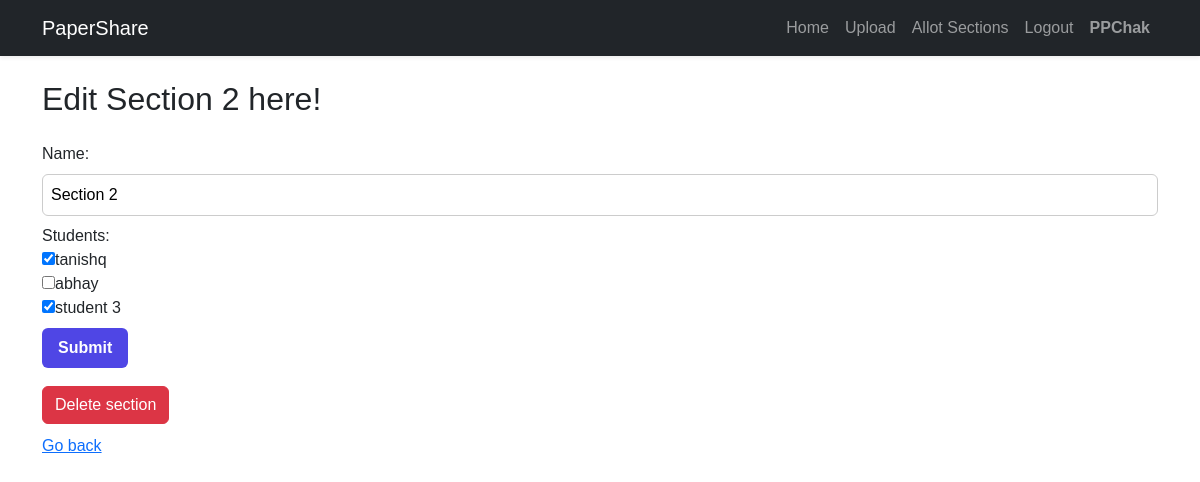
/edit_section/5 (signed in), run on the app's committed database.
### paper/models.py (models this page shows)
class User(AbstractUser):
    DESIGNATION_CHOICES = [
        ('student', 'Student'),
        ('professor', 'Professor'),
    ]
    designation = models.CharField(max_length=10, choices=DESIGNATION_CHOICES,default='student')

class Section(models.Model):
    name = models.CharField(max_length=100, default="")
    students = models.ManyToManyField(User,related_name="my_section")

### paper/views.py (the view, shortened to what this page needs)
# urls.py: path('edit_section/<int:section_id>', views.edit_section, name="edit_section"),
def edit_section(request, section_id):
    if request.user.designation != 'professor':
        return HttpResponseRedirect(reverse('index'))
    section = Section.objects.get(pk=section_id)
    return render(request, 'paper/edit.html',{
        'section':section,
        'students':User.objects.filter(designation ="student"),
        'form':SectionForm()
    })

### paper/views.py
class SectionForm(forms.ModelForm):
    class Meta:
        model = Section
        fields = ['name', 'students']

### paper/templates/paper/edit.html (shortened to what this page needs)
{% extends 'paper/layout.html' %}
{% block body %}
<h2>Edit {{section.name}} here!</h2>
<form action="{% url 'edit_section' section.id %}" method="POST">
    <label for="id_name">Name:</label>
    <input type="text" name="name" maxlength="100" required id="id_name" value="{{section.name}}">
    <label for="id_students">Students:</label><br>
    {% for student in students %}
        {% if student in section.students.all %}
        <label><input type="checkbox" name="students" value="{{student.id}}" checked>{{student.username}}</label><br>
        {% else %}
        <label><input type="checkbox" name="students" value="{{student.id}}">{{student.username}}</label><br>
        {% endif %}
    {% endfor %}
    <button type="submit">Submit</button>
</form>
<form action="{% url 'edit_section' section.id %}" method="post">
    <button type="submit" name="form_type" value="delete" class="btn btn-danger">Delete section</button>
</form>
<a href="{% url 'allot' %}">Go back</a>
{% endblock %}

### paper/templates/paper/layout.html (shortened to what this page needs)
{% load static %}
<!DOCTYPE html>
<html lang="en">
<head>
    <link rel="stylesheet" href="https://cdn.jsdelivr.net/npm/bootstrap@5.3.0/dist/css/bootstrap.min.css">
    <link rel="stylesheet" href="/static/paper/layout.css">
</head>
<body>
    <nav class="navbar navbar-expand-lg navbar-dark bg-dark shadow-sm">
        <div class="container">
            <a class="navbar-brand" href="{% url 'index' %}">PaperShare</a>
            <div class="collapse navbar-collapse" id="navbarNav">
                <ul class="navbar-nav ms-auto text-center">
                    {% if request.user.is_authenticated %}
                    <li class="nav-item"><a class="nav-link" href="{% url 'index' %}">Home</a></li>
                    {% if request.user.designation == "professor" %}
                    <li class="nav-item"><a class="nav-link" href="{% url 'upload' %}">Upload</a></li>
                    <li class="nav-item"><a class="nav-link" href="{% url 'allot' %}">Allot Sections</a></li>
                    {% endif %}
                    <li class="nav-item"><a class="nav-link" href="{% url 'logout' %}">Logout</a></li>
                    {% else %}
                    <li class="nav-item"><a class="nav-link" href="{% url 'login' %}">Login</a></li>
                    <li class="nav-item"><a class="nav-link" href="{% url 'register' %}">Register</a></li>
                    {% endif %}
                    {% if request.user.is_authenticated %}
                    <li class="nav-item"><a class="nav-link"><strong>{{ request.user.username }}</strong></a></li>
                    {% endif %}
                </ul>
            </div>
        </div>
    </nav>
    <main class="container mt-4">
        <div class="content">
            {% block body %}{% endblock %}
        </div>
    </main>
</body>
</html>

### paper/static/paper/layout.css (style rules this page uses)
body { font-family: 'Trebuchet MS', sans-serif, Arial, Helvetica; }
.navbar-nav .nav-link { padding: 0.5rem 1rem; }
h2 { margin-bottom: 1.5rem; }
button { background-color: #4f46e5; color: white; padding: 0.5rem 1rem; margin: 0.5rem 0; border: none; border-radius: 0.375rem; cursor: pointer; font-weight: 600; }
input[type="number"], input[type="text"], input[type="file"] { padding: 0.5rem; border: 1px solid #ccc; border-radius: 0.375rem; margin: 0.5rem 0; width: 100%; box-sizing: border-box; }
button { transition: background-color 0.3s ease; }
.btn-primary,.btn-danger { margin-top: 10px; margin-bottom: 10px; }

### data on the page
User: user.username "PPChak"
Section: name "Section 2"
User: username "tanishq"
User: username "abhay"
User: username "student 3"
